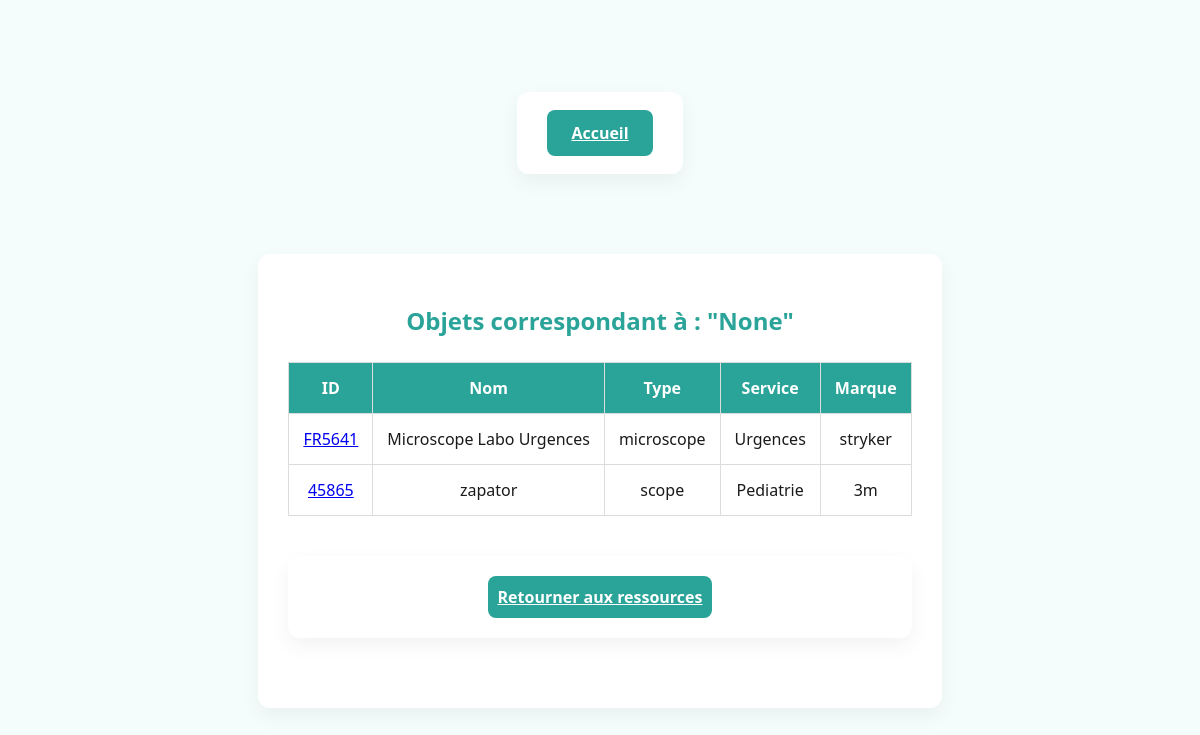
The app's page /search_objets, older data.
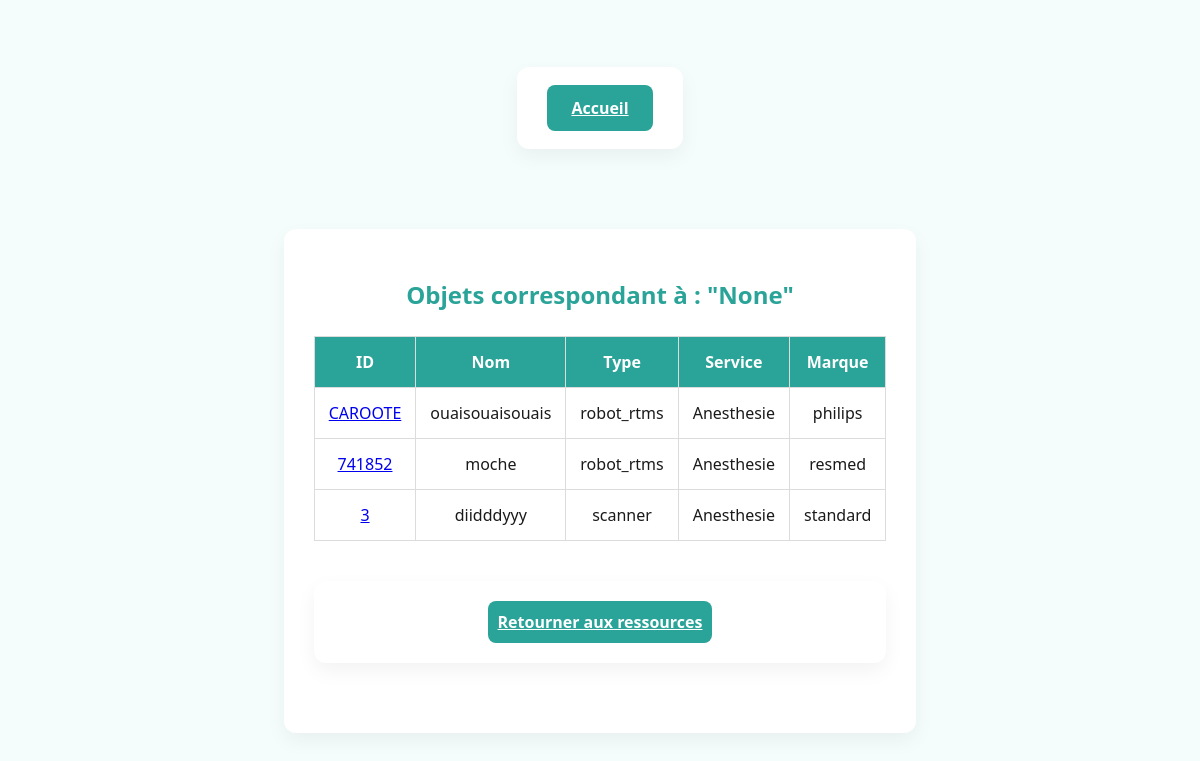
The same page, newer data.
### tables this page shows
CREATE TABLE Objet (
    ID INT PRIMARY KEY,
    TempActuelle REAL,
    tempcible REAL,
    mode VARCHAR(30),
    connectivite VARCHAR(30),
    batterie REAL,
    service VARCHAR(30),
    marque VARCHAR(50),
    nom VARCHAR(255),
    type VARCHAR(30),
    dernierReglage DATE,
    ConsommationL REAL,
    ConsommationW REAL
);

### app.py (the view)
@app.route('/search_objets', methods=['GET'])
def search_objets():
    search_query = request.args.get('search-input')
    service_filter = request.args.get('service-filter')
    type_filter = request.args.get('type-filter')
    marque_filter = request.args.get('marque-filter')
    con = sql.connect("donnees.db")
    cur = con.cursor()
    sql_query = "SELECT * FROM Objet WHERE 1=1"
    params = []
    if search_query:
        sql_query += " AND (ID LIKE ? OR nom LIKE ?)"
        params.extend(['%' + search_query + '%'] * 2)
    if service_filter:
        sql_query += " AND service = ?"
        params.append(service_filter)
    if type_filter:
        sql_query += " AND type = ?"
        params.append(type_filter)
    if marque_filter:
        sql_query += " AND marque = ?"
        params.append(marque_filter)
    cur.execute(sql_query, params)
    results = cur.fetchall()
    con.close()
    if 'username' in session and results:
        pseudonyme = session['username']
        update_user_points(pseudonyme, 1, 1)
    return render_template('resultats-objets.html', results=results, query=search_query)

### app.py (called while the page is built)
@app.context_processor
def inject_user_type():
    def get_user_type_safe(pseudo):
        result = get_user_type(pseudo)
        return int(result[0]) if result else 0
    return dict(get_user_type=get_user_type_safe)

### templates/resultats-objets.html (shortened to what this page needs)
<!DOCTYPE html>
<html lang="fr">
<head>
    <link rel="stylesheet" href="{{ url_for('static', filename='dist/css/styles.css') }}">
</head>
<body>
    <div class="container">
        <a href="{{ url_for('accueil') }}" class="btn btn-danger">Accueil</a>
    </div>
    <div class="container">
        <h2>Objets correspondant à : "{{ query }}"</h2>
        {% if results %}
        <table class="table">
            <thead>
                <tr>
                    <th>ID</th>
                    <th>Nom</th>
                    <th>Type</th>
                    <th>Service</th>
                    <th>Marque</th>
                </tr>
            </thead>
            <tbody>
                {% for obj in results %}
                <tr>
                    <td data-label="ID"><a href="{{ url_for('visualiser_objet', id=obj[0]) }}">{{ obj[0] }}</a></td>
                    <td data-label="Nom">{{ obj[8] }}</td>
                    <td data-label="Type">{{ obj[9] }}</td>
                    <td data-label="Service">{{ obj[6] }}</td>
                    <td data-label="Marque">{{ obj[7] }}</td>
                </tr>
                {% endfor %}
            </tbody>
        </table>
        {% else %}
        <p>Aucun objet trouvé.</p>
        {% endif %}
        <div class="container">
            <a href="{{ url_for('gestion_ressources') }}" class="btn btn-secondary">Retourner aux ressources</a>
        </div>
    </div>
</body>
</html>

Row changes from the older to the newer data that the page shows:
removed Objet: ID "FR5641", nom "Microscope Labo Urgences", type "microscope", service "Urgences", marque "stryker"
removed Objet: ID "45865", nom "zapator", type "scope", service "Pediatrie", marque "3m"
added Objet: ID "CAROOTE", nom "ouaisouaisouais", type "robot_rtms", service "Anesthesie", marque "philips"
added Objet: ID "741852", nom "moche", type "robot_rtms", service "Anesthesie", marque "resmed"
added Objet: ID "3", nom "diidddyyy", type "scanner", service "Anesthesie", marque "standard"
